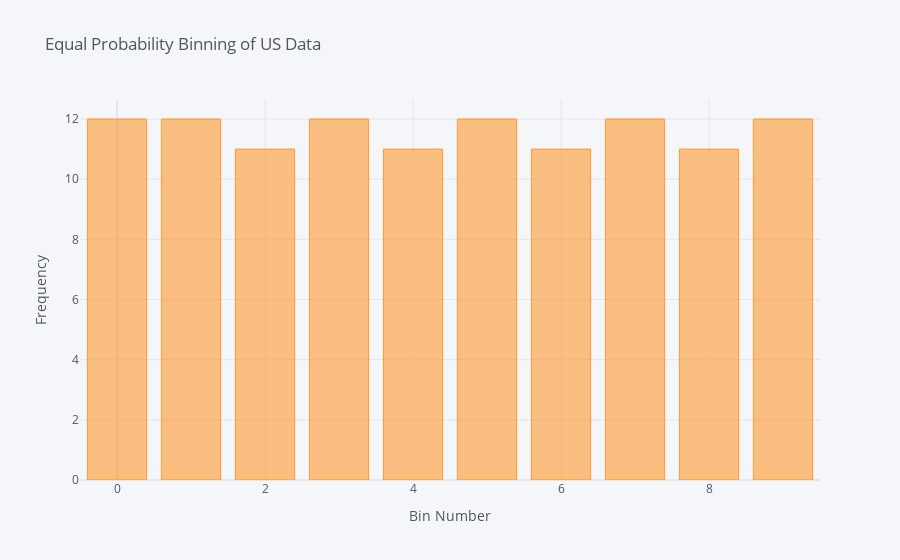

Notebook cell for this chart:
### Code cell
#Value counts and sort index functions to count each instance of bin 1-10 and sorting in ascending order
equal_prob_df['bin'].value_counts().sort_index().iplot(kind='bar', xTitle = "Bin Number", yTitle = "Frequency", title = "Equal Probability Binning of US Data")

### Figure 1 — Plotly figure (JSON) as saved in the notebook; plotly's stock layout.template omitted (floating-point values rounded to 4 significant figures)
{"data": [{"marker": {"color": "rgba(255, 153, 51, 0.6)", "line": {"color": "rgba(255, 153, 51, 1.0)", "width": 1}}, "name": "bin", "orientation": "v", "text": "", "type": "bar", "x": [0, 1, 2, 3, 4, 5, 6, 7, 8, 9], "y": [12, 12, 11, 12, 11, 12, 11, 12, 11, 12]}], "layout": {"legend": {"bgcolor": "#F5F6F9", "font": {"color": "#4D5663"}}, "paper_bgcolor": "#F5F6F9", "plot_bgcolor": "#F5F6F9", "title": {"font": {"color": "#4D5663"}, "text": "Equal Probability Binning of US Data"}, "xaxis": {"gridcolor": "#E1E5ED", "showgrid": true, "tickfont": {"color": "#4D5663"}, "title": {"font": {"color": "#4D5663"}, "text": "Bin Number"}, "zerolinecolor": "#E1E5ED"}, "yaxis": {"gridcolor": "#E1E5ED", "showgrid": true, "tickfont": {"color": "#4D5663"}, "title": {"font": {"color": "#4D5663"}, "text": "Frequency"}, "zerolinecolor": "#E1E5ED"}}}
